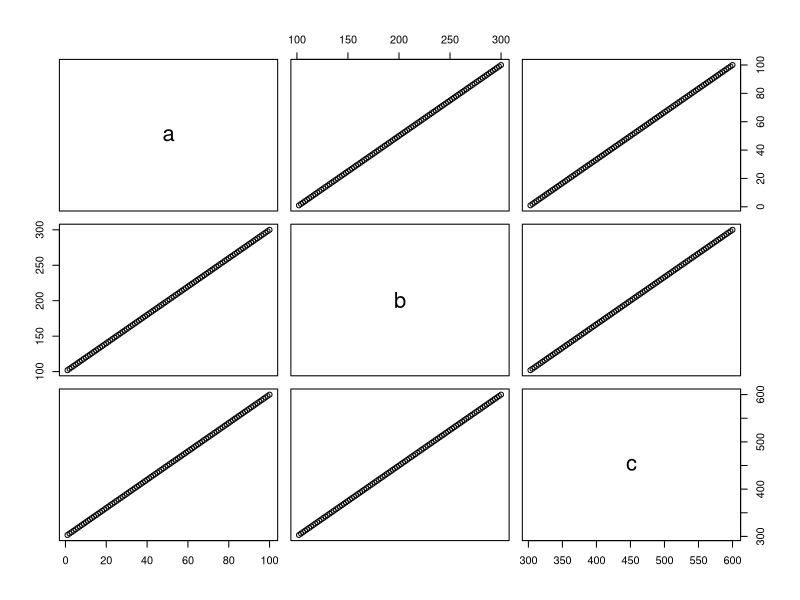
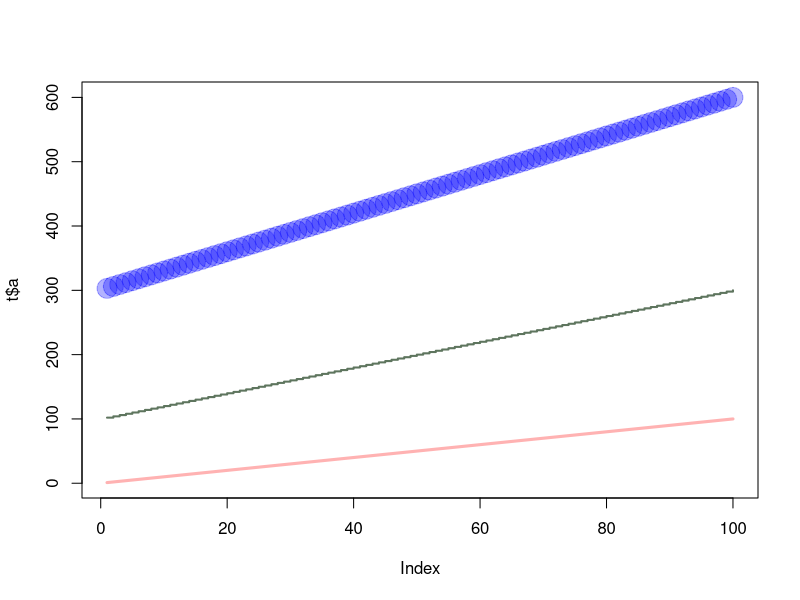

Recreate these plots in R, in order.
x1=seq(from=1, to=100, by=1)
x2=seq(from=101, to=200, by=1)
x3=seq(from=201, to=300, by=1)
t = data.frame(a = x1, b = x1+x2, c = x1+x2+x3)
plot(t)

plot(t$a, type="l", ylim=range(t),lwd=3, col=rgb(1,0,0,0.3))
lines(t$b, type="s", lwd=2,col=rgb(0.3,0.4,0.3,0.9))
points(t$c, pch=20, cex=4,col=rgb(0,0,1,0.3))

